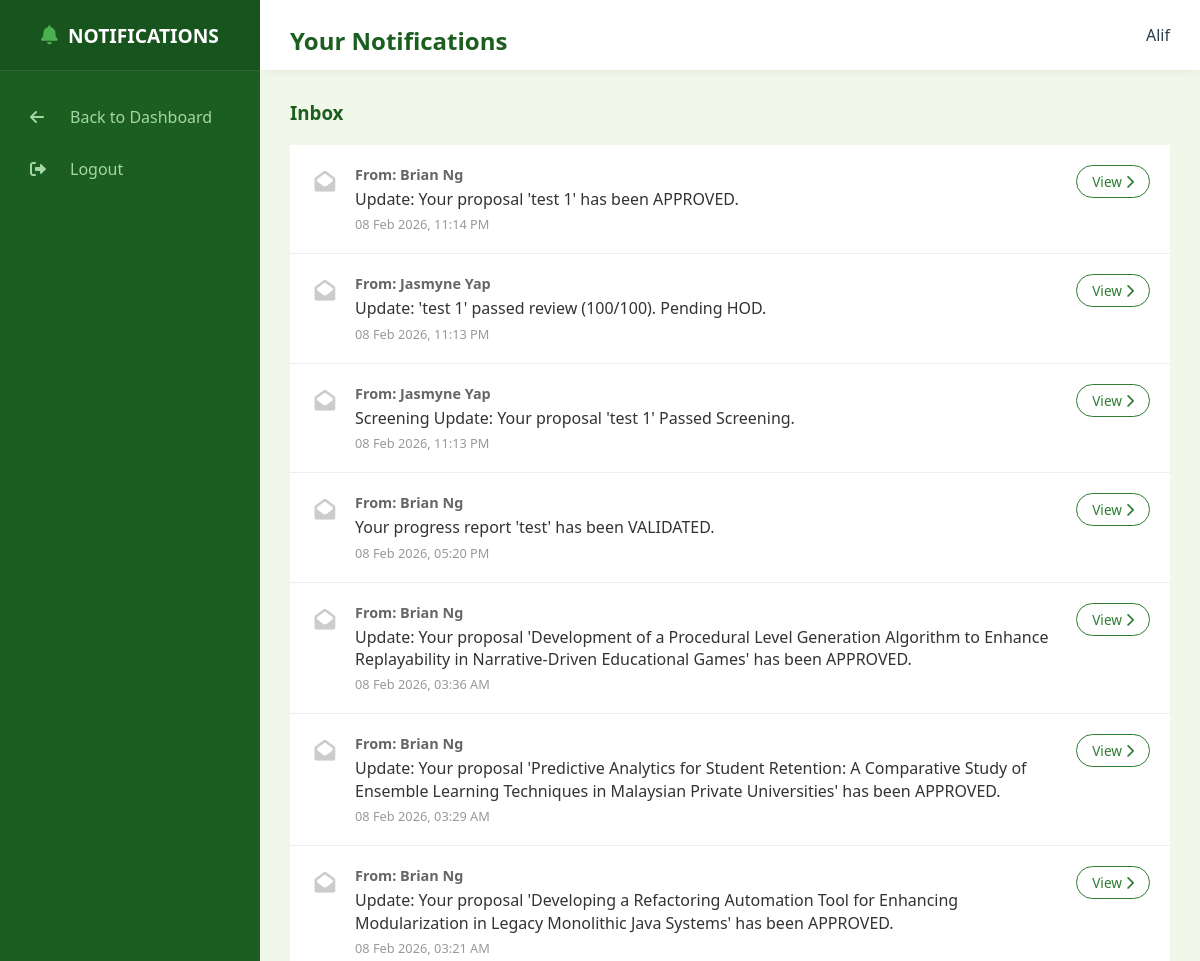
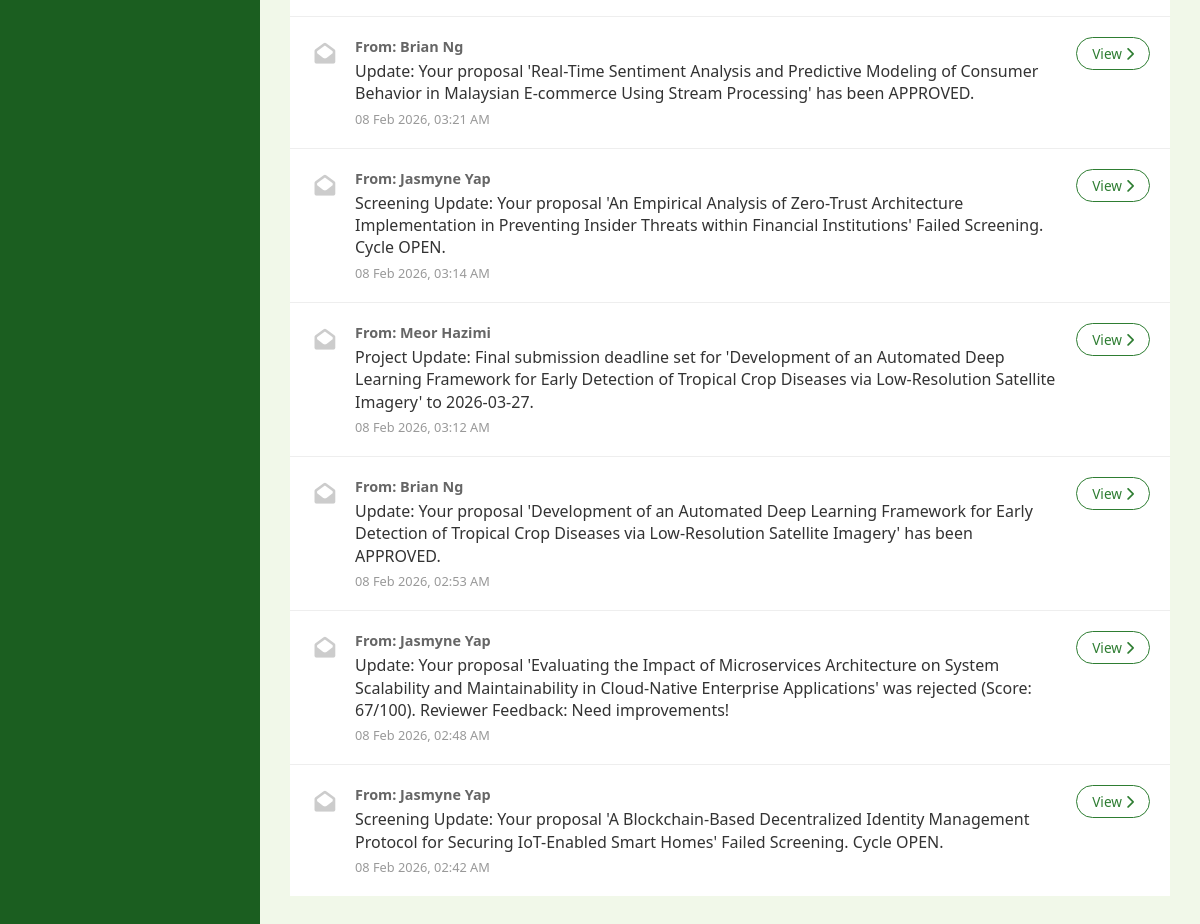
The app's page /notifications (signed in), older data (2 pictures, top to bottom).
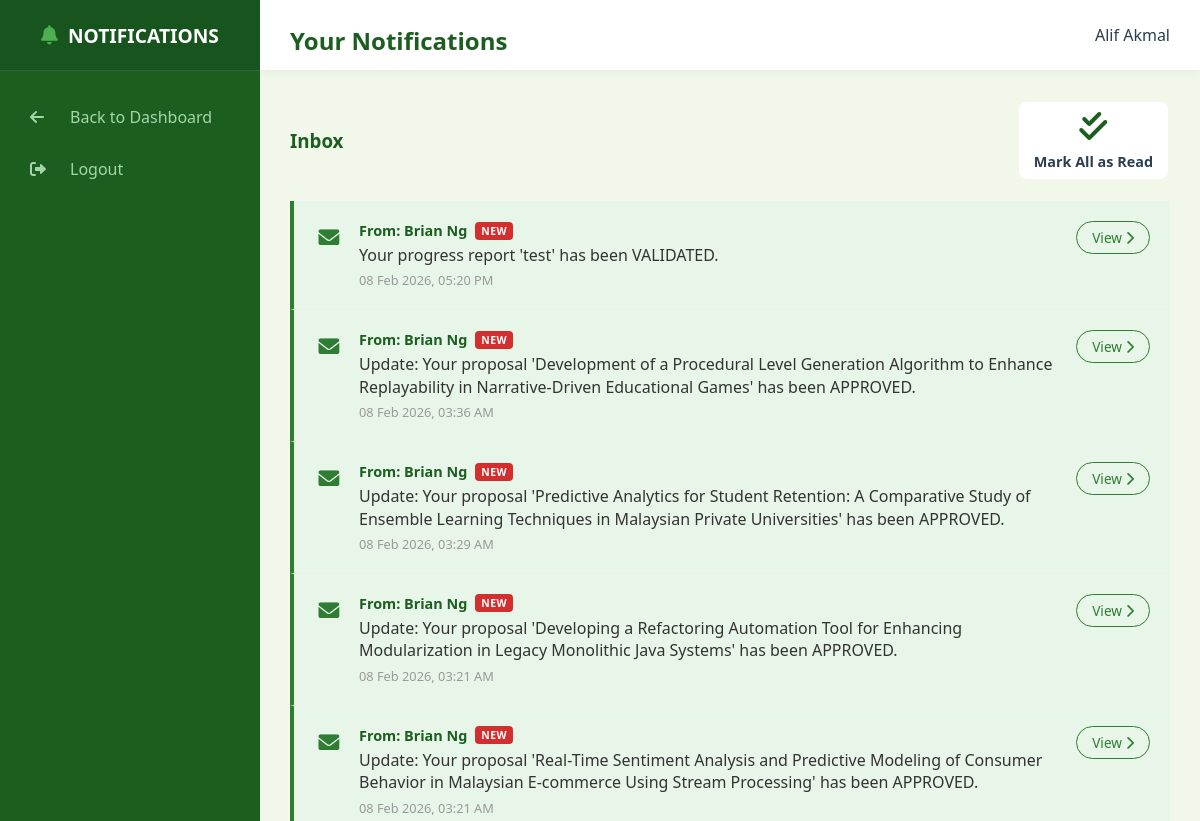
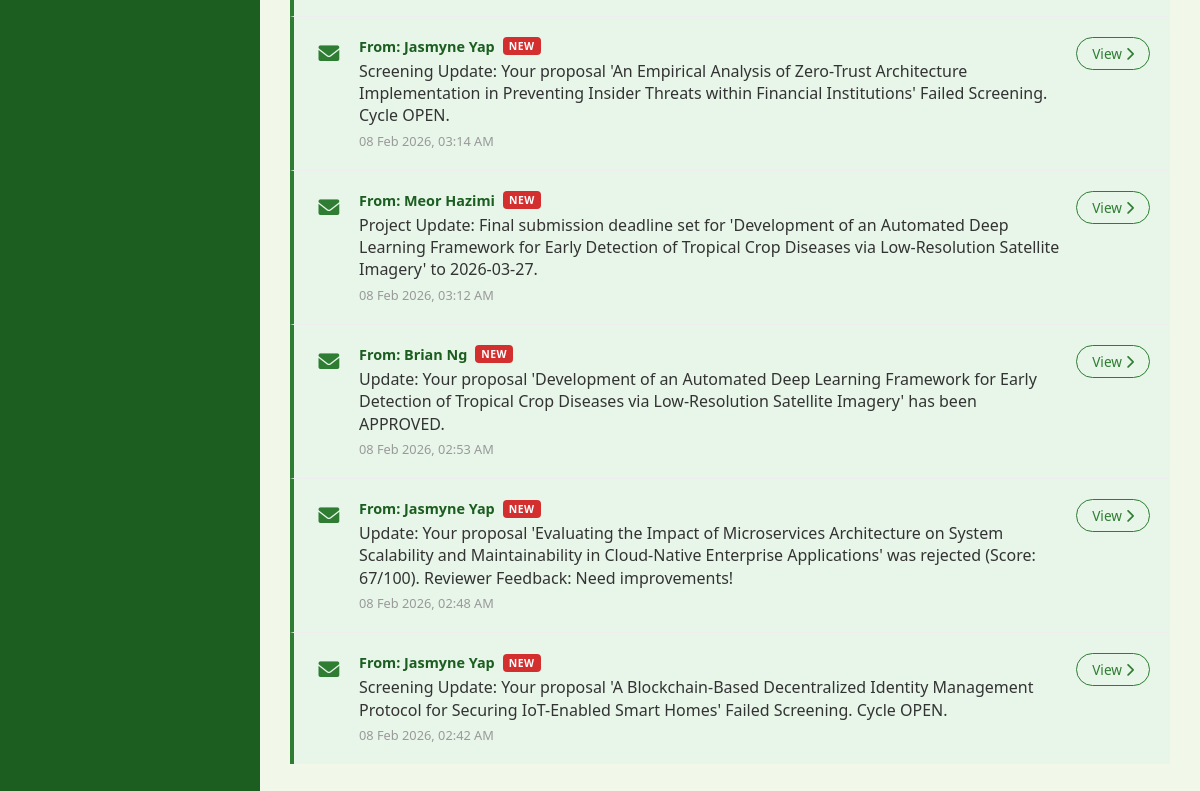
The same page, newer data (2 pictures, top to bottom).
### models.py (models this page shows, shortened)
class User(db.Model):
    __tablename__ = "user"
    mmu_id = db.Column(db.String(15), primary_key=True)
    name = db.Column(db.String(150), nullable=False)
    email = db.Column(db.String(100), unique=True, nullable=False)
    password = db.Column(db.String(100), nullable=False)
    faculty = db.Column(db.String(100), nullable=False)
    user_role = db.Column(db.String(25), nullable=False)
    profile_image = db.Column(db.String(20), nullable=False, default="default.jpg")
    phone_number = db.Column(db.String(20), nullable=True)
    admin_profile = db.relationship(
        "Admin", backref="user_info", uselist=False, cascade="all, delete-orphan"
    )
    researcher_profile = db.relationship(
        "Researcher", backref="user_info", uselist=False, cascade="all, delete-orphan"
    )
    reviewer_profile = db.relationship(
        "Reviewer", backref="user_info", uselist=False, cascade="all, delete-orphan"
    )
    hod_profile = db.relationship(
        "HOD", backref="user_info", uselist=False, cascade="all, delete-orphan"
    )

class Notification(db.Model):
    __tablename__ = "notification"
    id = db.Column(db.Integer, primary_key=True)
    recipient_id = db.Column(
        db.String(15), db.ForeignKey("user.mmu_id"), nullable=False
    )
    sender_id = db.Column(db.String(15), db.ForeignKey("user.mmu_id"), nullable=True)
    message = db.Column(db.String(255), nullable=False)
    link = db.Column(db.String(255), nullable=True)
    is_read = db.Column(db.Boolean, default=False)
    timestamp = db.Column(db.DateTime, default=malaysia_now)
    recipient = db.relationship(
        "User", foreign_keys=[recipient_id], backref="notifications_received"
    )
    sender = db.relationship(
        "User", foreign_keys=[sender_id], backref="notifications_sent"
    )

### routes/auth_routes.py (the view)
@auth_bp.route("/notifications")
def view_notifications():
    if "user_id" not in session:
        return redirect(url_for("auth.main_login"))
    user_id = session["user_id"]
    notifs = (
        Notification.query.filter_by(recipient_id=user_id)
        .order_by(Notification.timestamp.desc())
        .all()
    )
    return render_template(
        "notifications.html", notifications=notifs, user=User.query.get(user_id)
    )

### main.py (called while the page is built)
@app.context_processor
def inject_notifications():
    if "user_id" in session:
        unread = Notification.query.filter_by(recipient_id=session["user_id"], is_read=False).count()
        return dict(unread_notifications=unread)
    return dict(unread_notifications=0)

### templates/notifications.html (shortened to what this page needs)
<!DOCTYPE html>
<html lang="en">
<head>
    <link rel="stylesheet" type="text/css" href="{{ url_for('static', filename='style.css') }}">
    <link rel="stylesheet" href="https://cdnjs.cloudflare.com/ajax/libs/font-awesome/6.0.0/css/all.min.css">
</head>
<body>
    <div class="dashboard-container">
        <div class="sidebar">
            <div class="sidebar-header"><i class="fas fa-bell"
                    style="margin-right: 10px; color: var(--secondary-color);"></i> NOTIFICATIONS</div>
            <ul class="sidebar-menu">
                <li><a href="javascript:history.back()"><i class="fas fa-arrow-left"></i> Back to Dashboard</a></li>
                <li><a href="{{ url_for('auth.logout') }}"><i class="fas fa-sign-out-alt"></i> Logout</a></li>
            </ul>
        </div>
        <div class="main-content">
            <div class="top-bar">
                <h2>Your Notifications</h2> <span>{{ user.name }}</span>
            </div>
            <div class="content-wrapper">
                <div style="display: flex; justify-content: space-between; align-items: center; margin-bottom: 20px;">
                    <h3 style="margin: 0; color: #1b5e20;">Inbox</h3>
                    {% if unread_notifications > 0 %}
                    <a href="{{ url_for('auth.mark_all_notifications_read') }}" class="btn-outline"
                        style="font-size: 0.9rem; padding: 8px 15px;">
                        <i class="fas fa-check-double"></i> Mark All as Read
                    </a>
                    {% endif %}
                </div>
                <div class="section-card" style="padding: 0; overflow: hidden;">
                    {% for n in notifications %}
                    <div class="notif-item {% if not n.is_read %}unread{% endif %}">
                        <div class="notif-icon">
                            {% if not n.is_read %}
                            <i class="fas fa-envelope" style="color: #2e7d32;"></i>
                            {% else %}
                            <i class="fas fa-envelope-open" style="color: #ccc;"></i>
                            {% endif %}
                        </div>
                        <div class="notif-content">
                            <div class="notif-sender">
                                {% if n.sender %}From: {{ n.sender.name }}{% else %}System Message{% endif %}
                                {% if not n.is_read %}
                                <span class="badge-new">NEW</span>
                                {% endif %}
                            </div>
                            <div class="notif-text">{{ n.message }}</div>
                            <div class="notif-time">{{ n.timestamp.strftime('%d %b %Y, %I:%M %p') }}</div>
                        </div>
                        {% if n.link %}
                        <div class="notif-action">
                            <a href="{{ url_for('auth.click_notification', notif_id=n.id) }}" class="btn-sm">
                                View <i class="fas fa-chevron-right"></i>
                            </a>
                        </div>
                        {% endif %}
                    </div>
                    {% else %}
                    <div style="padding: 50px; text-align: center; color: #999;">
                        <i class="fas fa-inbox"
                            style="font-size: 3rem; margin-bottom: 15px; display: block; opacity: 0.3;"></i>
                        No notifications yet.
                    </div>
                    {% endfor %}
                </div>
            </div>
        </div>
    </div>
</body>
</html>

### static/style.css (style rules this page uses)
:root { --primary-color: #1b5e20; --secondary-color: #4caf50; --accent-color: #ffc107; --bg-light: #f1f8e9; --white: #ffffff; --text-dark: #2c3e50; --text-muted: #607d8b; --sidebar-width: 260px; --shadow: 0 4px 6px rgba(0, 0, 0, 0.1); }
body { font-family: 'Segoe UI', 'Roboto', Helvetica, Arial, sans-serif; margin: 0; padding: 0; background-color: var(--bg-light); color: var(--text-dark); }
.dashboard-container { display: flex; min-height: 100vh; }
.sidebar { width: var(--sidebar-width); background-color: var(--primary-color); color: white; display: flex; flex-direction: column; position: fixed; height: 100%; z-index: 100; }
.sidebar-header { height: 70px; display: flex; align-items: center; justify-content: center; background-color: rgba(0, 0, 0, 0.1); font-size: 1.2rem; font-weight: bold; border-bottom: 1px solid rgba(255, 255, 255, 0.1); }
.sidebar-menu { list-style: none; padding: 0; margin: 20px 0; }
.sidebar-menu li a { display: flex; align-items: center; padding: 15px 25px; color: #a5d6a7; text-decoration: none; transition: 0.3s; border-left: 5px solid transparent; }
.sidebar-menu li a i { width: 30px; margin-right: 10px; }
.main-content { margin-left: var(--sidebar-width); width: calc(100% - var(--sidebar-width)); background-color: var(--bg-light); display: flex; flex-direction: column; min-height: 100vh; }
.top-bar { width: 100%; height: 70px; background: white; display: flex; align-items: center; justify-content: space-between; padding: 0 30px; box-shadow: 0 2px 10px rgba(0, 0, 0, 0.05); box-sizing: border-box; position: sticky; top: 0; z-index: 50; }
body { margin: 0; }
.dashboard-container { display: flex; min-height: 100vh; width: 100%; }
.sidebar { width: 260px; flex-shrink: 0; }
.main-content { flex: 1; display: flex; flex-direction: column; width: 100%; }
.content-wrapper { padding: 30px; }
.btn-outline { background: white; border: 2px solid var(--bg-light); color: var(--text-dark); padding: 20px; border-radius: 10px; text-decoration: none; font-weight: 600; transition: all 0.3s; display: flex; flex-direction: column; align-items: center; justify-content: center; }
.btn-outline i { font-size: 2rem; margin-bottom: 10px; color: var(--primary-color); }
h2 { margin-bottom: 0.5rem; color: var(--primary-color); }
.notif-item { padding: 20px; border-bottom: 1px solid #eee; display: flex; align-items: flex-start; gap: 15px; background-color: white; transition: background-color 0.2s; }
.notif-item:last-child { border-bottom: none; }
.notif-item.unread { background-color: #e8f5e9; border-left: 4px solid #2e7d32; }
.notif-item.unread .notif-sender { color: #1b5e20; font-weight: 700; }
.notif-icon { font-size: 1.3rem; margin-top: 2px; width: 30px; text-align: center; }
.notif-content { flex: 1; }
.notif-sender { font-size: 0.9rem; font-weight: 600; color: #666; margin-bottom: 4px; display: flex; align-items: center; gap: 8px; }
.notif-text { font-size: 1rem; color: #333; margin-bottom: 5px; line-height: 1.4; }
.notif-time { font-size: 0.8rem; color: #999; }
.badge-new { background-color: #d32f2f; color: white; font-size: 0.65rem; padding: 2px 6px; border-radius: 4px; font-weight: bold; letter-spacing: 0.5px; text-transform: uppercase; }
.btn-sm { text-decoration: none; color: #2e7d32; border: 1px solid #2e7d32; padding: 6px 15px; border-radius: 20px; font-size: 0.85rem; transition: all 0.2s; white-space: nowrap; display: inline-block; }

Row changes from the older to the newer data that the page shows:
removed Notification: is_read True (drawn), sender.name "Brian Ng", message "Update: Your proposal 'test 1' has been APPROVED.", timestamp "08 Feb 2026, 11:14 PM"
removed Notification: is_read True (drawn), sender.name "Jasmyne Yap", message "Update: 'test 1' passed review (100/100). Pending HOD.", timestamp "08 Feb 2026, 11:13 PM"
removed Notification: is_read True (drawn), sender.name "Jasmyne Yap", message "Screening Update: Your proposal 'test 1' Passed Screening.", timestamp "08 Feb 2026, 11:13 PM"
changed User: name "Alif" → "Alif Akmal"
changed Notification "Your progress report 'test' has been VALIDATED.": now shows "NEW"
changed Notification "08 Feb 2026, 03:36 AM": now shows "NEW"
changed Notification "08 Feb 2026, 03:29 AM": now shows "NEW"
changed Notification (number 4 of 10 on the later page): now shows "NEW"
changed Notification (number 5 of 10 on the later page): now shows "NEW"
changed Notification "08 Feb 2026, 03:14 AM": now shows "NEW"
changed Notification "08 Feb 2026, 03:12 AM": now shows "NEW"
changed Notification "08 Feb 2026, 02:53 AM": now shows "NEW"
changed Notification "08 Feb 2026, 02:48 AM": now shows "NEW"
changed Notification "08 Feb 2026, 02:42 AM": now shows "NEW"
Text that changed along with them:
text now shown: "Mark All as Read"
